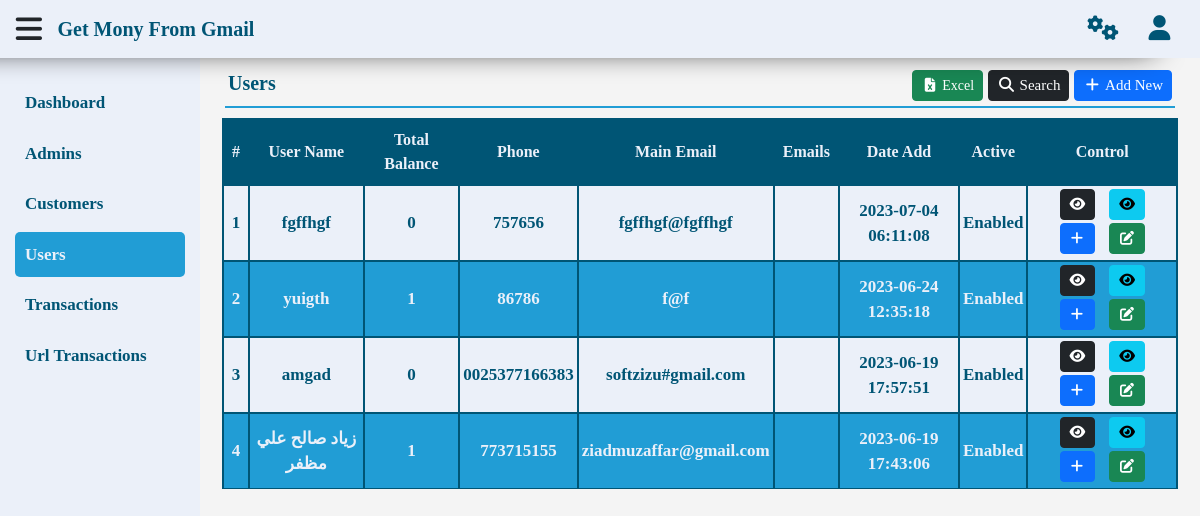
The app's page /gmr/users.php?Page=View (signed in) with its own data.
### tables this page shows
CREATE TABLE `users` (
  `id` int(11) NOT NULL,
  `username` text NOT NULL,
  `pass` text NOT NULL,
  `phone` text NOT NULL,
  `main_email` varchar(255) NOT NULL,
  `email` text NOT NULL,
  `us_date` timestamp NOT NULL DEFAULT current_timestamp(),
  `active` int(1) NOT NULL DEFAULT 1,
  `type` int(1) NOT NULL DEFAULT 2
);

### gmr/function.php (called while the page is built, shortened)
<?php
function getData ($table, $where = '1 = 1', $value = null, $by = 'id', $order = 'DESC', $limit = null) {
    global $con;
    $statment = $con->prepare("SELECT * FROM $table WHERE $where ORDER BY $by $order $limit");
    $statment->execute($value);
    return $statment->fetchAll();
}
function getCount ($table, $where = '1 = 1', $value = null) {
    global $con;
    $statment = $con->prepare("SELECT * FROM $table WHERE $where");
    $statment->execute($value);
    return $statment->rowCount();
}
function printName($number) {
    if ($number == 1) {
        return 'Enabled';
    } else {
        return 'Disabled';
    }
}

### gmr/inc/page/users/view.php (the view, shortened to what this page needs)
<div class="content">
    <nav class="navbar navbar-expand-lg">
        <a class="navbar-brand">
            <span><?php echo $pageTitle ?></span>
        </a>
        <div class="collapse navbar-collapse" id="navbarSupportedContent">
            <ul class="navbar-nav me-auto mb-2 mb-lg-0">
                <li class="nav-item">
                    <form action="excel.php?Page=Users" method="post">
                        <button type="submit" class="btn btn-success btn-sm" name="excel">
                        <i class="fa-sharp fa-solid fa-file-excel fa-fw"></i>
                        <span>Excel</span>
                        </button>
                    </form>
                </li>
                <li class="nav-item">
                    <a class="nav-link btn btn-dark btn-sm" aria-current="page" href="#" id="search">
                        <i class="fa fa-search fa-fw"></i>
                        <span>Search</span>
                    </a>
                </li>
                <li class="nav-item">
                    <a class="nav-link btn btn-primary btn-sm" aria-current="page" href="?Page=Add">
                        <i class="fa fa-plus fa-fw"></i>
                        <span>Add New</span>
                    </a>
                </li>
            </ul>
        </div>
    </nav>
    <div class="container">
        <div class="table-responsive">
            <table class="table">
                <thead>
                    <th scope="col">#</th>
                    <th scope="col">User Name</th>
                    <th scope="col">Total Balance</th>
                    <th scope="col">Phone</th>
                    <th scope="col">Main Email</th>
                    <th scope="col">Emails</th>
                    <th scope="col">Date Add</th>
                    <th scope="col">Active</th>
                    <th scope="col">Control</th>
                </thead>
                <tbody>
                    <?php
                    $i = 1;
                    $where = '1 = ?';
                    $value = array(1);
                    foreach (getData('users', $where, $value) as $all) {
                    ?>
                    <tr>
                        <td><?php echo $i ?></td>
                        <td><?php echo $all['username'] ?></td>
                        <td>
                            <?php echo getCount('url_transactions','ut_state=1 and username=?',array($all['username']))?>
                        </td>
                        <td><?php echo $all['phone'] ?></td>
                        <td><?php echo $all['main_email'] ?></td>
                        <td><?php echo $all['email'] ?></td>
                        <td><?php echo $all['us_date'] ?></td>
                        <td><?php echo printName($all['active']) ?></td>
                        <td>
                            <a href="urltransactions.php?Page=View&User=<?php echo $all['id'] ?>" class="btn btn-dark btn-sm">
                                <i class="fa fa-eye fa-fw"></i>
                            </a>
                            <a href="transactions.php?Page=View&User=<?php echo $all['id'] ?>" class="btn btn-info btn-sm">
                                <i class="fa fa-eye fa-fw"></i>
                            </a>
                            <a href="transactions.php?Page=Add&User=<?php echo $all['id'] ?>" class="btn btn-primary btn-sm">
                                <i class="fa fa-add fa-fw"></i>
                            </a>
                            <a href="?Page=Edit&ID=<?php echo $all['id'] ?>" class="btn btn-success btn-sm">
                                <i class="fa fa-edit fa-fw"></i>
                            </a>
                        </td>
                    </tr>
                    <?php $i++; } ?>
                </tbody>
            </table>
        </div>
    </div>
</div>

### gmr/lay/css/style.css (style rules this page uses)
:root { --background: #ebf0f9; --primary: white; --secondry: #005575; --third: #219dd5; }
* { box-sizing: border-box; font-family: 'Cairo'; }
body { background-color: #f4f4f4; }
ul { list-style: none; }
a { text-decoration: none; }
P, ul, h1, h2, h3, h4, h5, h6 { margin: 0; padding: 0; }
.content { position: relative; top: 50px; left: 200px; width: calc(100% - 200px); transition: .3s; padding: 10px; }
.navbar { border-bottom: 2px solid var(--third); margin: 0 15px 10px; padding: 3px; }
.navbar .navbar-brand { color: var(--secondry); font-weight: bold; font-size: 20px; margin: 0; }
.navbar ul { margin: 5px 0; }
.navbar ul li:not(:last-of-type) { margin-right: 5px; }
.navbar ul a,.navbar ul a:hover,.navbar ul a:focus { padding: 3px; color: white; font-size: 15px; }
table thead { background-color: var(--secondry); color: var(--background); }
table tbody tr { color: var(--secondry); font-size: 17px; }
table tbody tr td { padding: 3px !important; font-weight: bold; }
table tbody tr:nth-child(odd) { background-color: var(--background); color: var(--secondry); }
table tbody tr:nth-child(even) { background-color: var(--third); color: var(--background); }
table th, table td { border: 2px solid var(--secondry); vertical-align: middle; text-align: center; }
table td a { display: block; margin: 0 5px 3px; }

### records on screen
users: username "fgffhgf", username "0", phone "757656", main_email "fgffhgf@fgffhgf", us_date "2023-07-04 06:11:08", active "Enabled"
users: username "yuigth", username "1", phone "86786", main_email "f@f", us_date "2023-06-24 12:35:18", active "Enabled"
users: username "amgad", username "0", phone "0025377166383", main_email "softzizu#gmail.com", us_date "2023-06-19 17:57:51", active "Enabled"
users: username "زياد صالح علي مظفر", username "1", phone "773715155", main_email "ziadmuzaffar@gmail.com", us_date "2023-06-19 17:43:06", active "Enabled"

### other values on screen
$pageTitle "Users"
